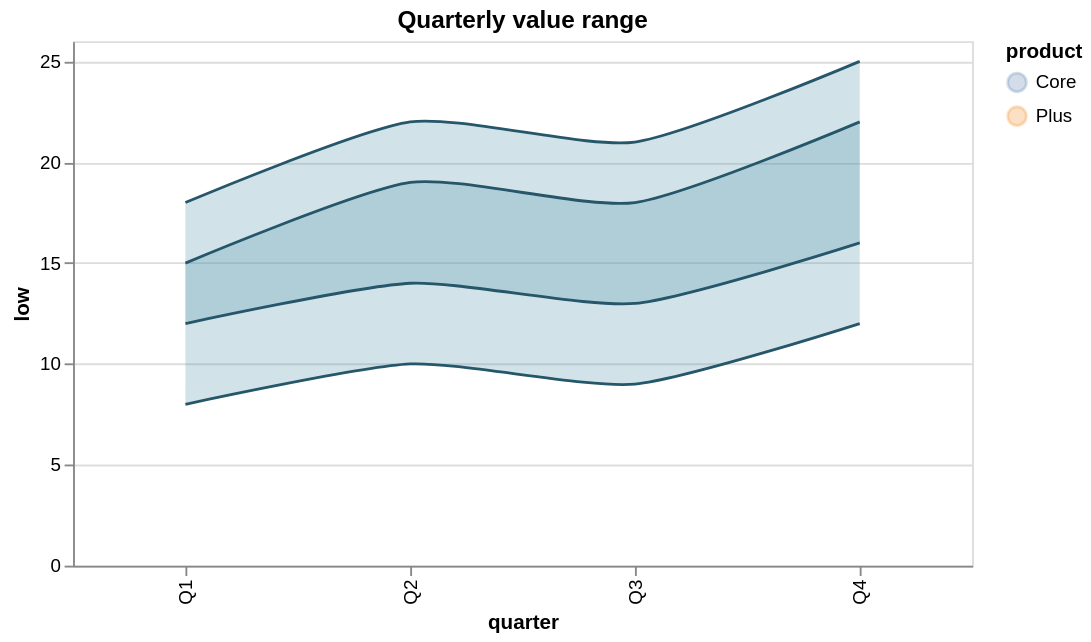

The Vega-Lite source for this figure:
### Vega-Lite specification from a JSON file in a GitHub repository (floating-point values rounded to 4 significant figures)
{"$schema": "https://vega.github.io/schema/vega-lite/v6.json", "width": 480, "height": 280, "title": "Quarterly value range", "mark": {"type": "errorband", "interpolate": "cardinal", "tension": 0.35, "band": {"fill": "#4a90a4", "opacity": 0.25}, "borders": {"stroke": "#26566a", "strokeWidth": 1.5}}, "data": {"values": [{"quarter": "Q1", "low": 12, "high": 18, "product": "Core"}, {"quarter": "Q2", "low": 14, "high": 22, "product": "Core"}, {"quarter": "Q3", "low": 13, "high": 21, "product": "Core"}, {"quarter": "Q4", "low": 16, "high": 25, "product": "Core"}, {"quarter": "Q1", "low": 8, "high": 15, "product": "Plus"}, {"quarter": "Q2", "low": 10, "high": 19, "product": "Plus"}, {"quarter": "Q3", "low": 9, "high": 18, "product": "Plus"}, {"quarter": "Q4", "low": 12, "high": 22, "product": "Plus"}]}, "encoding": {"x": {"field": "quarter", "type": "nominal"}, "y": {"field": "low", "type": "quantitative"}, "y2": {"field": "high"}, "color": {"field": "product", "type": "nominal"}}}
